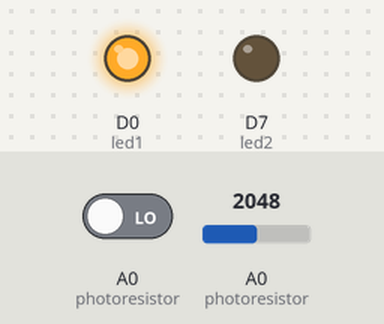
This sketch was run on a simulated Particle Photon. Shown: output pins drawn as LEDs (lit = HIGH). The inputs (shaded band) are chosen by the test bench; at power-on: A0 (photoresistor) = 2048, A0 (photoresistor) LOW. Pins used as bus, display or sensor lines are not drawn.

Above: at 1.2 s.
1.3 s: A0 (photoresistor) set to 210
2.8 s: A0 (photoresistor) set to 183
At 4.0 s:
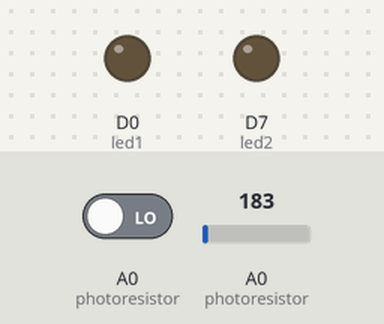
4.3 s: A0 (photoresistor) driven HIGH
At 5.2 s:
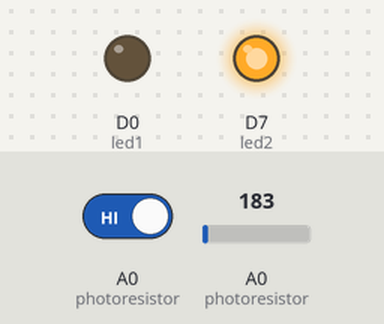
5.8 s: A0 (photoresistor) set to 491
At 6.3 s:
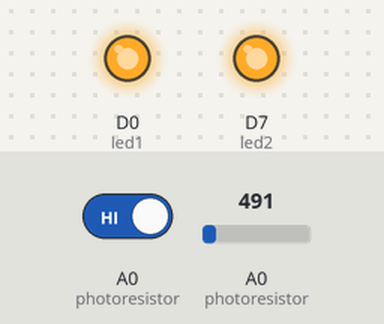
7.3 s: A0 (photoresistor) set to 160
At 8.5 s:
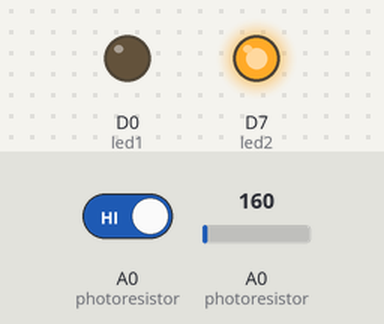
8.8 s: A0 (photoresistor) set to 240
At 9.8 s:
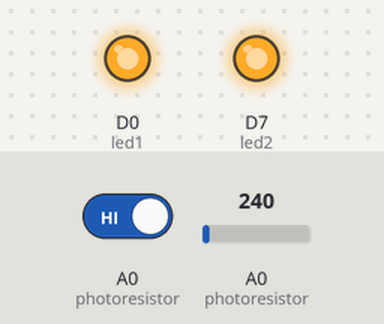
Timing chart, 0 to 11.3 s (numbered marks = the images above; inputs shaded):
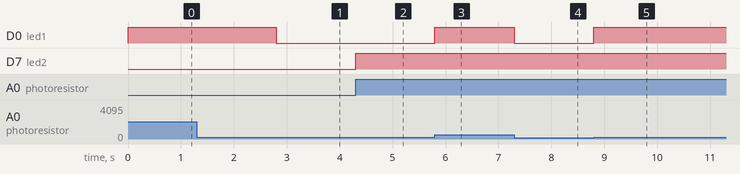

The sketch:

interrupt_via_Analog.ino
```cpp
#include "application.h"

SYSTEM_MODE(AUTOMATIC);

//Settings
int led1 = D0;
int led2 = D7;
int photoresistor = A0;
int power = A5;
int analogvalue;

void setup() {
    pinMode(led1,OUTPUT);
    pinMode(led2,OUTPUT);
    pinMode(photoresistor,INPUT);
    pinMode(power,OUTPUT);
    digitalWrite(power,HIGH);
    attachInterrupt(photoresistor, IncrementPulseCount, RISING);
}

void loop() {
    analogvalue = analogRead(photoresistor);
    if(analogvalue > 200) {
        digitalWrite(led1,HIGH);
    }
    else {
        digitalWrite(led1,LOW);
    }
}

void IncrementPulseCount() {
    digitalWrite(led2,HIGH);
}
```

Measured:
- the behaviour switches between 201 and 200 on A0 (photoresistor) (found by bisection; images 0 and 1)
- after the input at 1.3 s, every drawn part: stays the same
- after the input at 2.8 s, D0 (led1): HIGH → LOW at once
- after the input at 4.3 s, D7 (led2): LOW → HIGH at once
- after the input at 5.8 s, D0 (led1): LOW → HIGH at once
- after the input at 7.3 s, D0 (led1): HIGH → LOW at once
- after the input at 8.8 s, D0 (led1): LOW → HIGH at once
